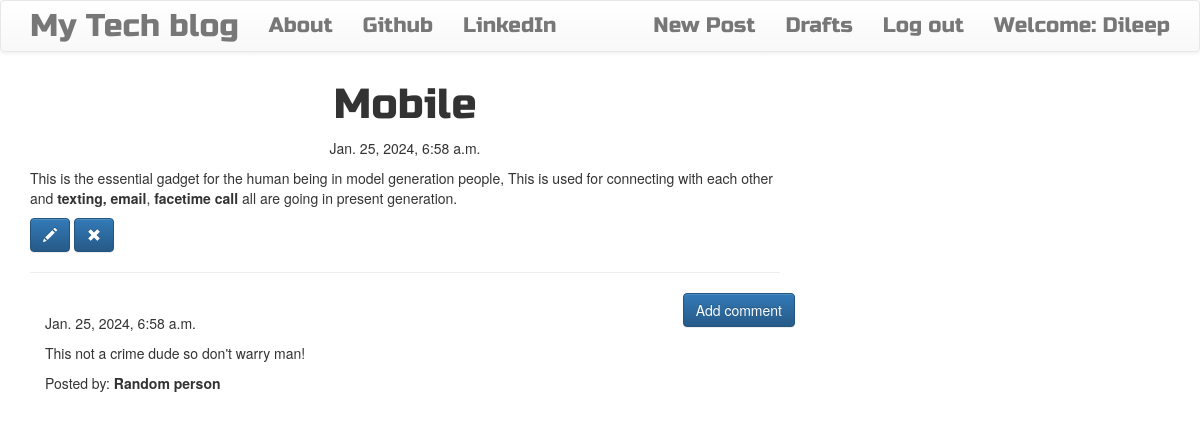
Screenshot of /post/3 (signed in) with the database file from the repository.
### BlogApp/models.py (models this page shows, shortened)
class Post(models.Model):
    author = models.ForeignKey('auth.User', on_delete=models.CASCADE)
    title = models.CharField(max_length=200)
    text = models.TextField()
    created_date = models.DateTimeField(default=timezone.now)
    published_date = models.DateTimeField(blank=True, null=True)

class Comment(models.Model):
    post = models.ForeignKey('BlogApp.Post', related_name='comments', on_delete=models.CASCADE)
    author = models.CharField(max_length=200)
    text = models.TextField()
    created_date = models.DateTimeField(default=timezone.now)
    approved_comment = models.BooleanField(default=False)

### BlogApp/views.py (the view)
# urls.py: path('post/<int:pk>', views.PostDetailView.as_view(), name='post_detail'),
class PostDetailView(DetailView):
    model = Post
    template_name = 'BlogApp/post_detail.html'

### BlogApp/templates/BlogApp/post_detail.html (shortened to what this page needs)
{% extends 'BlogApp/base.html' %}
{% block content %}
        <h1 class='posttitle loader'>{{ post.title }}</h1>
        {% if post.published_date %}
            <div class="date postdate">
                {{ post.published_date }}
            </div>
        {% else %}
            <a class="btn btn-default" href="{% url 'post_publish' pk=post.pk %}">Publish</a>
        {% endif %}
      <p class='postcontent' >{{ post.text|safe|linebreaksbr }}</p>
      {% if user.is_authenticated %}
          <a class="btn btn-primary" href="{% url 'post_edit' pk=post.pk %}"><span class="glyphicon glyphicon-pencil"></span></a>
          <a class="btn btn-primary" href="{% url 'post_remove' pk=post.pk %}"><span class="glyphicon glyphicon-remove"></span></a>
      {% endif %}
  <hr>
  <a class="btn btn-primary btn-comment" href="{% url 'add_comment_to_post' pk=post.pk %}">Add comment</a>
  <div class="container">
  {% for comment in post.comments.all %}
  <br>
      {% if user.is_authenticated or comment.approved_comment %}
              {{ comment.created_date }}
          <p>{{ comment.text|safe|linebreaks }}</p>
          <p>Posted by: <strong>{{ comment.author }}</strong></p>
      {% endif %}
  {% empty %}
      <p>No comments posted.</p>
  {% endfor %}
</div>
{% endblock %}

### BlogApp/templates/BlogApp/base.html (shortened to what this page needs)
<!DOCTYPE html>
{% load static %}
<html>
    <head>
        <link rel="stylesheet" href="https://maxcdn.bootstrapcdn.com/bootstrap/3.3.7/css/bootstrap.min.css">
        <link rel="stylesheet" href="https://maxcdn.bootstrapcdn.com/bootstrap/3.3.7/css/bootstrap-theme.min.css">
        <link rel="stylesheet" href="//cdn.jsdelivr.net/medium-editor/latest/css/medium-editor.min.css" type="text/css" media="screen" charset="utf-8">
        <link rel="stylesheet" href="{% static 'css/blog.css' %}">
<body class='loader'>
  <nav class="navbar navbar-default techfont custom-navbar">
    <div class="container">
      <ul class="nav navbar-nav">
        <li><a class='navbar-brand bigbrand' href="{% url 'post_list' %}">My Tech blog</a></li>
        <li><a href="{% url 'about'%}">About</a></li>
        <li><a href="https://www.github.com">Github</a></li>
        <li><a href="https://www.linkedin.com">LinkedIn</a></li>
      </ul>
      <ul class="nav navbar-nav navbar-right">
        {% if user.is_authenticated %}
        <li>
          <a href="{% url 'post_new' %}" >New Post</a>
        </li>
        <li>
          <a href="{% url 'post_draft_list' %}">Drafts</a>
        </li>
        <li>
          <a href="{% url 'logout' %}" >Log out</a>
        </li>
        <li>
          <a >Welcome: {{ user.username }}</a>
        </li>
          {% else %}
          <li><a class='nav navbar-right' href="{% url 'login' %}" ><span class="glyphicon glyphicon-user"></span></a></li>
        {% endif %}
      </ul>
  </div>
</nav>
        <div class="content container">
            <div class="row">
                <div class="col-md-8">
                  <div class="blog_posts">
                    {% block content %}
                    {% endblock %}
                  </div>
                </div>
            </div>
        </div>
</body>
</html>

### BlogApp/static/css/blog.css (style rules this page uses)
.techfont { font-family: 'Russo One', sans-serif; font-size: 1.5em; margin-bottom: 10px; }
.postdate { text-align: center; }
.posttitle { font-family: 'Russo One', sans-serif; font-size: 3em; text-align: center; }
.postcontent { font-family: 'Montserrat'; font-size: 1.5em; }
.btn-comment { position: absolute; right: 0px; }
.bigbrand { font-size: 1.5em; }
.loader { filter:hue-rotate(0deg); color: linear-gradient(45deg,#0f8,#08f); animation:hue 5000ms infinite linear; }

### rows the page displays
Post: title "Mobile", published_date "Jan. 25, 2024, 6:58 a.m.", text "This is the essential gadget for the human being in model generation people, This is used for connecting with each other and texting, email , facetime call all are going in present generation."
Comment: created_date "Jan. 25, 2024, 6:58 a.m.", text "This not a crime dude so don't warry man!", author "Random person"

### other values shown
{{ user.username }} "Dileep"
